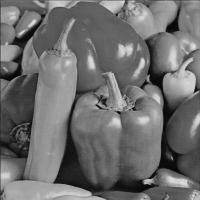
#> input picture Imagenes/peppers.jpeg, 200 x 200 px, found by its file name
$ python filtro_promedio_contraarmonico.py   (older library calls are emulated)
#> lines starting #> are read from the running program, lines starting #| are printed output that depends on the picture
import cv2
import matplotlib.pyplot as plt
import numpy as np

# Codigo obtenido de https://stackoverflow.com/users/4863031/shubham-pachori en https://stackoverflow.com/questions/22937589/how-to-add-noise-gaussian-salt-and-pepper-etc-to-image-in-python-with-opencv


def noisy(noise_typ, image):
    if noise_typ == "gauss":
        row, col, ch = image.shape
        mean = 0
        var = 0.1
        sigma = var**0.5
        gauss = np.random.normal(mean, sigma, (row, col, ch))
        gauss = gauss.reshape(row, col, ch)
        noisy = image + gauss
        return noisy
    elif noise_typ == "p":
        [row, col] = image.shape
        s_vs_p = 0.5
        amount = 0.04
        out = np.copy(image)
        # Salt mode

        # Pepper mode
        num_pepper = np.ceil(amount * image.size * (1. - s_vs_p))
        coords = [np.random.randint(0, i - 1, int(num_pepper))
                  for i in image.shape]
        out[coords] = 0
        return out
    elif noise_typ == "s":
        [row, col] = image.shape
        s_vs_p = 0.5
        amount = 0.04
        out = np.copy(image)
        # Salt mode
        num_salt = np.ceil(amount * image.size * s_vs_p)
        coords = [np.random.randint(0, i - 1, int(num_salt))
                  for i in image.shape]
        out[coords] = 1
        # Pepper mode
        return out
    elif noise_typ == "s&p":
        [row, col] = image.shape
        s_vs_p = 0.5
        amount = 0.04
        out = np.copy(image)
        # Salt mode
        num_salt = np.ceil(amount * image.size * s_vs_p)
        coords = [np.random.randint(0, i - 1, int(num_salt))
                  for i in image.shape]
        out[coords] = 1
        # Pepper mode
        num_pepper = np.ceil(amount * image.size * (1. - s_vs_p))
        coords = [np.random.randint(0, i - 1, int(num_pepper))
                  for i in image.shape]
        out[coords] = 0
        return out
    elif noise_typ == "poisson":
        vals = len(np.unique(image))
        vals = 2 ** np.ceil(np.log2(vals))
        noisy = np.random.poisson(image * vals) / float(vals)
        return noisy
    elif noise_typ == "speckle":
        row, col, ch = image.shape
        gauss = np.random.randn(row, col, ch)
        gauss = gauss.reshape(row, col, ch)
        noisy = image + image * gauss
        return noisy


def contraharmonic_mean_filter(image, kernel_dims, R):
    (m, n) = image.shape

    result = np.zeros((m, n), np.float)

    for i in range(n):
        for j in range(m):
            kernel = cv2.getRectSubPix(
                image, (kernel_dims, kernel_dims), (i, j))

            numerator_power = np.power(kernel, R + 1)
            denominator_power = np.power(kernel, R)

            numerator = np.sum(numerator_power)
            denominator = np.sum(denominator_power)
            if (denominator != 0):
                result[j, i] = numerator/denominator
    return result


img_path = "./Imagenes/peppers.jpeg"

image = cv2.imread(img_path, cv2.IMREAD_GRAYSCALE)
#> image is the input picture: shape (200, 200); min 0, max 227, mean 109.9
[m, n] = image.shape
#> m = 200; n = 200

noi = noisy("p", image/255)

kernel_size = (3, 3)
noi = np.float32(noi)
filtered_image = contraharmonic_mean_filter(noi, 3, 2.0)
#> after the loop in contraharmonic_mean_filter, `for i in range(n):`:
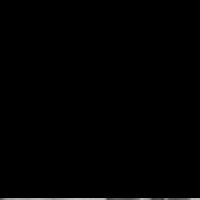
#> result: shape (200, 200) float64; min 0, max 0.754, mean 0.00562


#fig, axs = plt.subplots(1, 4)
#plt.imshow(image, cmap='gray', vmin=0, vmax=255)

plt.imshow(image, cmap='gray', vmin=0, vmax=255)
plt.title("Imagen original")
plt.show()


plt.imshow(noi, cmap='gray', vmin=0, vmax=1)
plt.title("Imagen con ruido")
plt.show()


plt.imshow(filtered_image, cmap='gray')
plt.title("Imagen con filtro")
plt.show()
